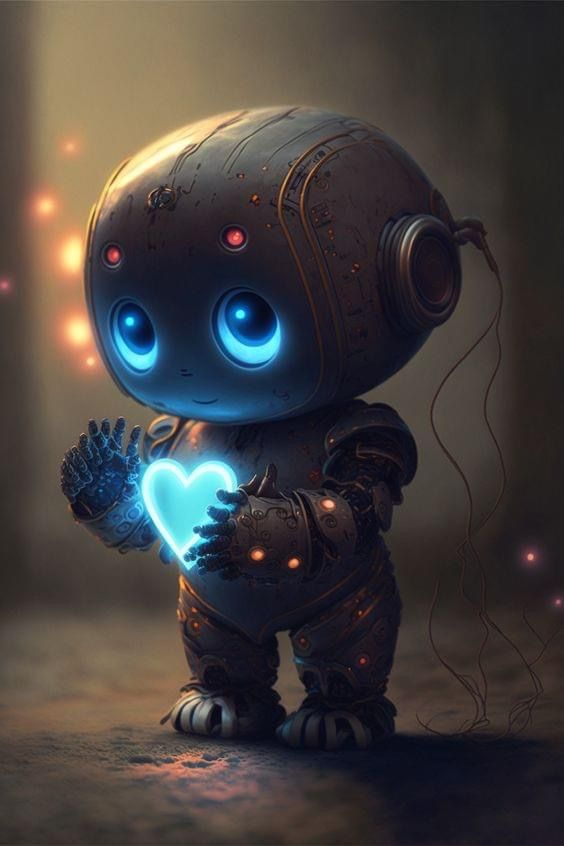
#> input picture sec_7/robot.jpg, 564 x 846 px
$ python invert_grey_img.py
#> lines starting #> are read from the running program, lines starting #| are printed output that depends on the picture
from PIL import Image
import numpy as np


image_path = "robot.jpg"
image1 = Image.open(image_path)
#> image1 is the input picture: PIL image 564x846 RGB; mean R, G, B 69, 63.9, 62.4
image = Image.open(image_path).convert("L")
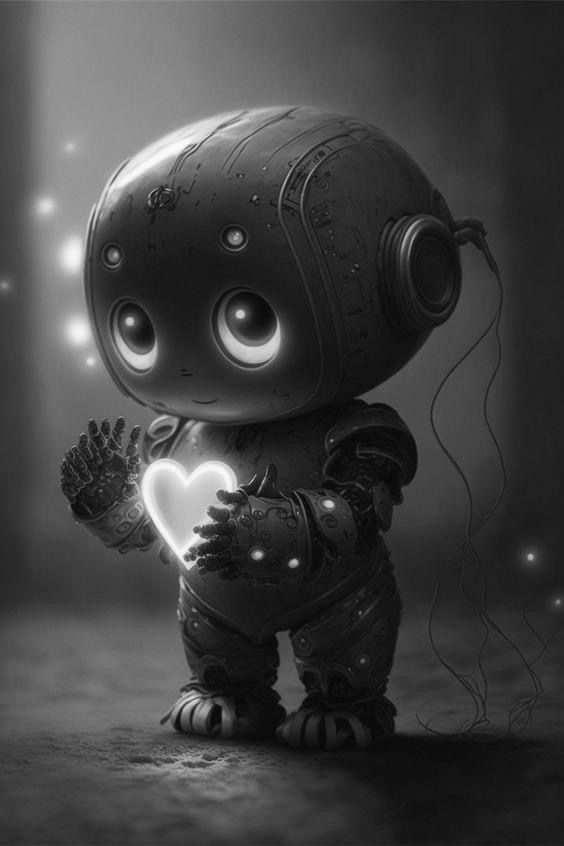
#> image: PIL image 564x846 L; min 3, max 251, mean 65.2


image_array = np.array(image)


inverted_image_array = 255 - image_array
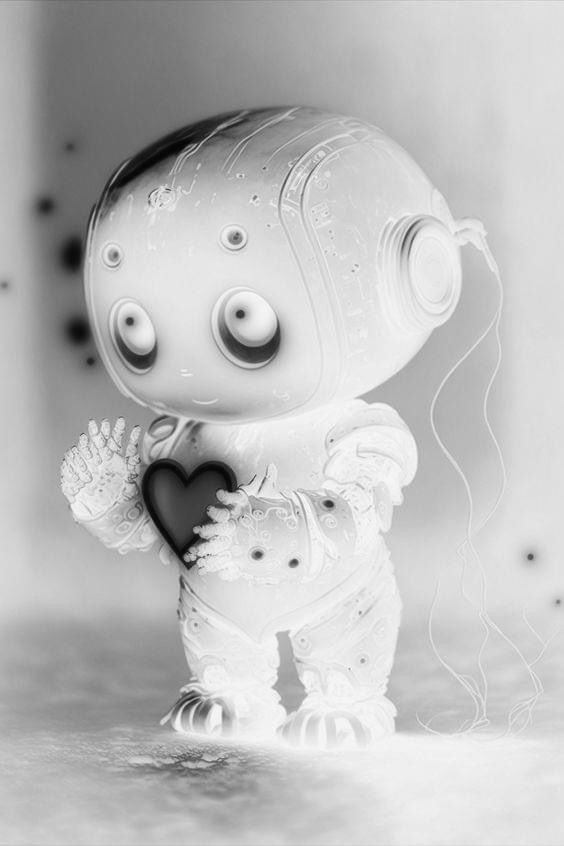
#> inverted_image_array: shape (846, 564); min 4, max 252, mean 189.8


inverted_image = Image.fromarray(inverted_image_array)
image1.show()
inverted_image.show()
